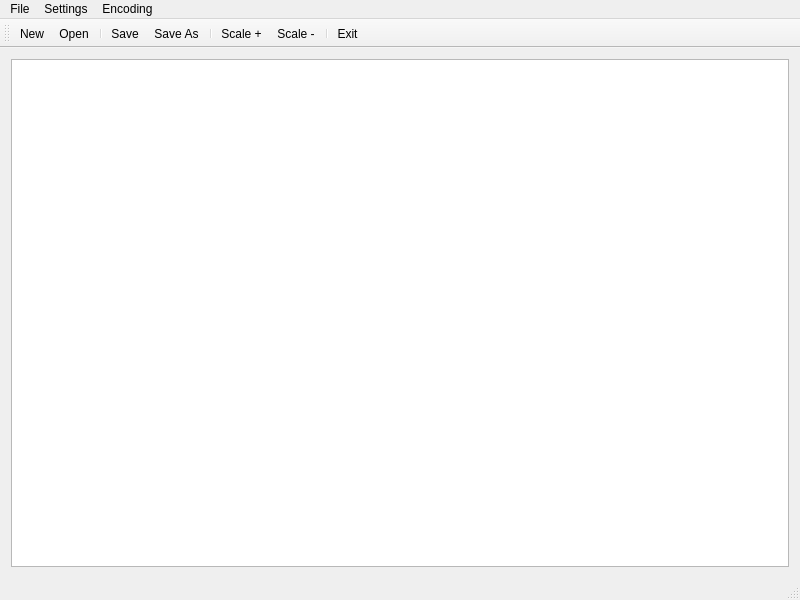
<?xml version="1.0" encoding="UTF-8"?>
<ui version="4.0">
 <class>MainWindow</class>
 <widget class="QMainWindow" name="MainWindow">
  <property name="geometry">
   <rect>
    <x>0</x>
    <y>0</y>
    <width>800</width>
    <height>600</height>
   </rect>
  </property>
  <property name="minimumSize">
   <size>
    <width>800</width>
    <height>600</height>
   </size>
  </property>
  <property name="maximumSize">
   <size>
    <width>1920</width>
    <height>1080</height>
   </size>
  </property>
  <property name="windowTitle">
   <string>TextEditor</string>
  </property>
  <widget class="QWidget" name="centralWidget">
   <layout class="QGridLayout" name="gridLayout">
    <item row="1" column="0">
     <widget class="QTextEdit" name="textEdit"/>
    </item>
   </layout>
  </widget>
  <widget class="QMenuBar" name="menuBar">
   <property name="geometry">
    <rect>
     <x>0</x>
     <y>0</y>
     <width>800</width>
     <height>26</height>
    </rect>
   </property>
   <widget class="QMenu" name="menuFile">
    <property name="title">
     <string>File</string>
    </property>
    <addaction name="actionNew"/>
    <addaction name="actionOpen"/>
    <addaction name="separator"/>
    <addaction name="actionSave"/>
    <addaction name="actionSave_As"/>
    <addaction name="separator"/>
    <addaction name="actionExit"/>
   </widget>
   <widget class="QMenu" name="menuSettings">
    <property name="title">
     <string>Settings</string>
    </property>
    <widget class="QMenu" name="menuFont">
     <property name="title">
      <string>Font</string>
     </property>
     <addaction name="actionSelect"/>
     <addaction name="separator"/>
     <addaction name="actionScale"/>
     <addaction name="actionScale_2"/>
    </widget>
    <widget class="QMenu" name="menuColors">
     <property name="title">
      <string>Colors</string>
     </property>
     <addaction name="actionFont_Color"/>
     <addaction name="actionHighlight_Color"/>
     <addaction name="actionBackground_Color"/>
    </widget>
    <addaction name="menuFont"/>
    <addaction name="menuColors"/>
   </widget>
   <widget class="QMenu" name="menuEncoding">
    <property name="title">
     <string>Encoding</string>
    </property>
    <addaction name="actionWin_1251"/>
    <addaction name="actionUTF8"/>
    <addaction name="actionUTF16"/>
    <addaction name="actionUTF32"/>
    <addaction name="actionKOI8_U"/>
   </widget>
   <addaction name="menuFile"/>
   <addaction name="menuSettings"/>
   <addaction name="menuEncoding"/>
  </widget>
  <widget class="QToolBar" name="mainToolBar">
   <attribute name="toolBarArea">
    <enum>TopToolBarArea</enum>
   </attribute>
   <attribute name="toolBarBreak">
    <bool>false</bool>
   </attribute>
   <addaction name="actionNew"/>
   <addaction name="actionOpen"/>
   <addaction name="separator"/>
   <addaction name="actionSave"/>
   <addaction name="actionSave_As"/>
   <addaction name="separator"/>
   <addaction name="actionScale"/>
   <addaction name="actionScale_2"/>
   <addaction name="separator"/>
   <addaction name="actionExit"/>
  </widget>
  <widget class="QStatusBar" name="statusBar"/>
  <action name="actionNew">
   <property name="text">
    <string>New</string>
   </property>
  </action>
  <action name="actionOpen">
   <property name="text">
    <string>Open...</string>
   </property>
  </action>
  <action name="actionExit">
   <property name="text">
    <string>Exit</string>
   </property>
  </action>
  <action name="actionSave">
   <property name="text">
    <string>Save</string>
   </property>
  </action>
  <action name="actionSave_As">
   <property name="text">
    <string>Save As...</string>
   </property>
  </action>
  <action name="actionSelect">
   <property name="text">
    <string>Select...</string>
   </property>
  </action>
  <action name="actionScale">
   <property name="text">
    <string>Scale +</string>
   </property>
  </action>
  <action name="actionScale_2">
   <property name="text">
    <string>Scale -</string>
   </property>
  </action>
  <action name="actionFont_Color">
   <property name="text">
    <string>Font Color</string>
   </property>
  </action>
  <action name="actionHighlight_Color">
   <property name="text">
    <string>Highlight Color</string>
   </property>
  </action>
  <action name="actionBackground_Color">
   <property name="text">
    <string>Background Color</string>
   </property>
  </action>
  <action name="actionWin_1251">
   <property name="text">
    <string>Win 1251</string>
   </property>
  </action>
  <action name="actionUTF8">
   <property name="text">
    <string>UTF8</string>
   </property>
  </action>
  <action name="actionUTF16">
   <property name="text">
    <string>UTF16</string>
   </property>
  </action>
  <action name="actionUTF32">
   <property name="text">
    <string>UTF32</string>
   </property>
  </action>
  <action name="actionKOI8_U">
   <property name="text">
    <string>KOI8-U</string>
   </property>
  </action>
 </widget>
 <layoutdefault spacing="6" margin="11"/>
 <resources/>
 <connections/>
</ui>
